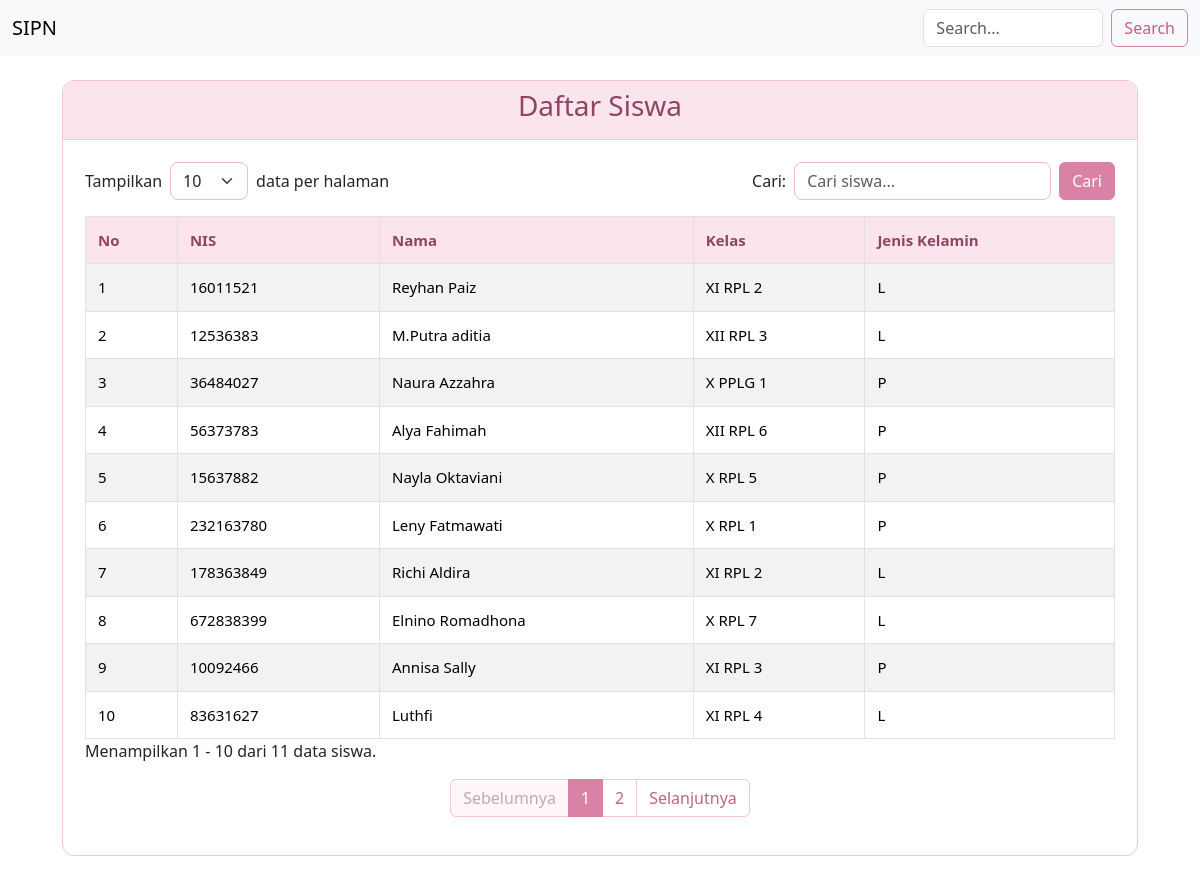
Page /daftar_siswa.php on the earlier database version.
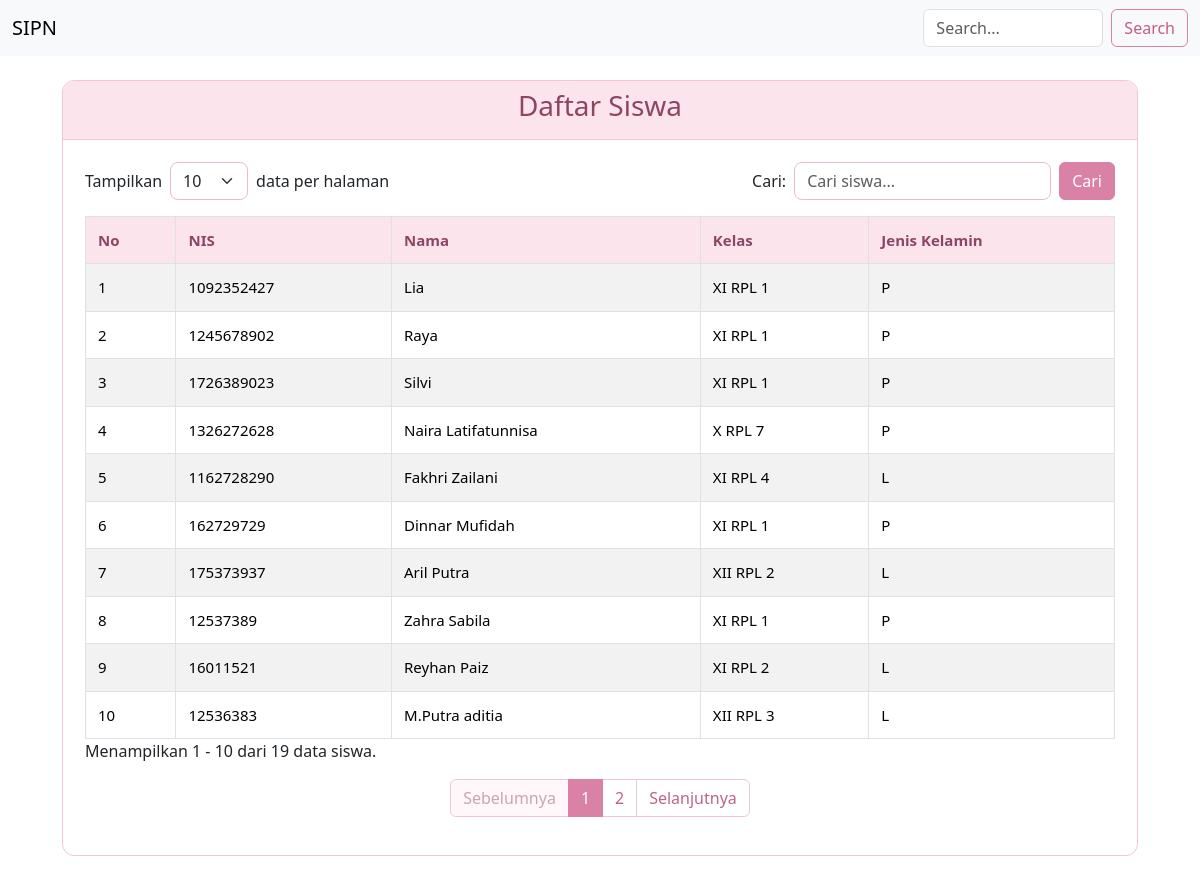
Same page on the later database version.
### tables this page shows
CREATE TABLE `siswa` (
  `id` int(11) NOT NULL,
  `nis` varchar(10) NOT NULL,
  `nama` varchar(100) NOT NULL,
  `kelas` varchar(10) NOT NULL,
  `jenis_kelamin` enum('L','P') NOT NULL,
  `user_id` int(11) NOT NULL
);

### daftar_siswa.php (the view, shortened to what the changed rows need)
<?php
require_once 'koneksi.php';
require_once 'navbar.php';
?>
<?php
$batas = isset($_GET['batas']) ? (int)$_GET['batas'] : 10;
$cari = isset($_GET['cari']) ? trim($_GET['cari']) : '';
$where = "";
$sql_jumlah = "SELECT COUNT(*) AS total FROM siswa $where";
$hasil_jumlah = mysqli_query($koneksi, $sql_jumlah);
$data_jumlah = mysqli_fetch_assoc($hasil_jumlah);
$total_data = (int)$data_jumlah['total'];
$total_halaman = max(1, ceil($total_data / $batas));
$halaman = isset($_GET['halaman']) ? (int)$_GET['halaman'] : 1;
$halaman = max(1, min($halaman, $total_halaman));
$mulai = ($halaman - 1) * $batas;
$sql = "SELECT * FROM siswa
        $where
        ORDER BY id DESC
        LIMIT $mulai, $batas";
$hasil = mysqli_query($koneksi, $sql);
?>
<div class="container mt-4 mb-4" style="max-width: 1100px;">
    <div class="card pink-card">
        <div class="card-body">
            <form method="GET" class="mb-3">
                <div class="row g-2 align-items-center">
                </div>
            </form>
            <div class="table-responsive">
                <table class="table table-bordered table-striped tabel-pink">
                    <thead>
                        <tr>
                            <th>No</th>
                            <th>NIS</th>
                            <th>Nama</th>
                            <th>Kelas</th>
                            <th>Jenis Kelamin</th>
                        </tr>
                    </thead>
                    <tbody>
                    <?php
                    $no = $mulai + 1;
                    if ($hasil && mysqli_num_rows($hasil) > 0) {
                        while ($baris = mysqli_fetch_assoc($hasil)) {
                    ?>
                        <tr>
                            <td><?= $no++ ?></td>
                            <td><?= htmlspecialchars($baris['nis']) ?></td>
                            <td><?= htmlspecialchars($baris['nama']) ?></td>
                            <td><?= htmlspecialchars($baris['kelas']) ?></td>
                            <td><?= htmlspecialchars($baris['jenis_kelamin']) ?></td>
                        </tr>
                    <?php
                        }
                    } ?>
                    </tbody>
                </table>
            </div>
            <p>
                Menampilkan
                <?= $total_data > 0 ? $mulai + 1 : 0 ?>
                -
                <?= min($mulai + $batas, $total_data) ?>
                dari <?= $total_data ?> data siswa.
            </p>
            <nav>
                <ul class="pagination justify-content-center">
                    <?php for ($i = 1; $i <= $total_halaman; $i++) { ?>
                        <li class="page-item <?= $halaman == $i ? 'active' : '' ?>">
                            <a class="page-link"
                               href="?halaman=<?= $i ?>&batas=<?= $batas ?>&cari=<?= urlencode($cari) ?>">
                                <?= $i ?>
                            </a>
                        </li>
                    <?php } ?>
                </ul>
            </nav>
        </div>
    </div>
</div>
<?php require_once 'footer.php'; ?>

Differences in the rows shown:
no longer on this page (row unchanged): siswa: nis "36484027", nama "Naura Azzahra", kelas "X PPLG 1", jenis_kelamin "P"
no longer on this page (row edited): siswa: nis "56373783", nama "Alya Fahimah", kelas "XII RPL 6", jenis_kelamin "P"
no longer on this page (row edited): siswa: nis "15637882", nama "Nayla Oktaviani", kelas "X RPL 5", jenis_kelamin "P"
no longer on this page (row edited): siswa: nis "232163780", nama "Leny Fatmawati", kelas "X RPL 1", jenis_kelamin "P"
no longer on this page (row unchanged): siswa: nis "178363849", nama "Richi Aldira", kelas "XI RPL 2", jenis_kelamin "L"
no longer on this page (row edited): siswa: nis "672838399", nama "Elnino Romadhona", kelas "X RPL 7", jenis_kelamin "L"
no longer on this page (row edited): siswa: nis "10092466", nama "Annisa Sally", kelas "XI RPL 3", jenis_kelamin "P"
no longer on this page (row unchanged): siswa: nis "83631627", nama "Luthfi", kelas "XI RPL 4", jenis_kelamin "L"
added siswa: nis "1092352427", nama "Lia", kelas "XI RPL 1", jenis_kelamin "P"
added siswa: nis "1245678902", nama "Raya", kelas "XI RPL 1", jenis_kelamin "P"
added siswa: nis "1726389023", nama "Silvi", kelas "XI RPL 1", jenis_kelamin "P"
added siswa: nis "1326272628", nama "Naira Latifatunnisa", kelas "X RPL 7", jenis_kelamin "P"
added siswa: nis "1162728290", nama "Fakhri Zailani", kelas "XI RPL 4", jenis_kelamin "L"
added siswa: nis "162729729", nama "Dinnar Mufidah", kelas "XI RPL 1", jenis_kelamin "P"
added siswa: nis "175373937", nama "Aril Putra", kelas "XII RPL 2", jenis_kelamin "L"
added siswa: nis "12537389", nama "Zahra Sabila", kelas "XI RPL 1", jenis_kelamin "P"
Other differences:
$total_data: "11" → "19"
